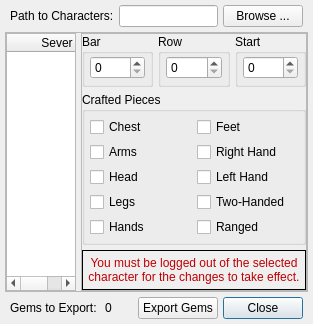
<?xml version="1.0" encoding="UTF-8"?>
<ui version="4.0">
 <class>CraftingBar</class>
 <widget class="QDialog" name="CraftingBar">
  <property name="geometry">
   <rect>
    <x>0</x>
    <y>0</y>
    <width>300</width>
    <height>301</height>
   </rect>
  </property>
  <property name="windowTitle">
   <string>Dialog</string>
  </property>
  <layout class="QVBoxLayout">
   <property name="spacing">
    <number>5</number>
   </property>
   <property name="leftMargin">
    <number>5</number>
   </property>
   <property name="topMargin">
    <number>5</number>
   </property>
   <property name="rightMargin">
    <number>5</number>
   </property>
   <property name="bottomMargin">
    <number>5</number>
   </property>
   <item>
    <layout class="QHBoxLayout">
     <property name="spacing">
      <number>5</number>
     </property>
     <property name="leftMargin">
      <number>5</number>
     </property>
     <property name="topMargin">
      <number>0</number>
     </property>
     <property name="rightMargin">
      <number>5</number>
     </property>
     <property name="bottomMargin">
      <number>0</number>
     </property>
     <item>
      <widget class="QLabel" name="CharacterPathLabel">
       <property name="text">
        <string>Path to Characters:</string>
       </property>
      </widget>
     </item>
     <item>
      <widget class="QLineEdit" name="CharacterPath"/>
     </item>
     <item>
      <widget class="QPushButton" name="BrowseButton">
       <property name="text">
        <string>Browse ...</string>
       </property>
      </widget>
     </item>
    </layout>
   </item>
   <item>
    <widget class="QFrame" name="frame">
     <property name="frameShape">
      <enum>QFrame::StyledPanel</enum>
     </property>
     <property name="frameShadow">
      <enum>QFrame::Raised</enum>
     </property>
     <layout class="QHBoxLayout">
      <property name="spacing">
       <number>5</number>
      </property>
      <property name="leftMargin">
       <number>0</number>
      </property>
      <property name="topMargin">
       <number>0</number>
      </property>
      <property name="rightMargin">
       <number>0</number>
      </property>
      <property name="bottomMargin">
       <number>0</number>
      </property>
      <item>
       <widget class="QTableWidget" name="CharacterTable">
        <property name="frameShape">
         <enum>QFrame::StyledPanel</enum>
        </property>
        <property name="frameShadow">
         <enum>QFrame::Plain</enum>
        </property>
        <property name="sizeAdjustPolicy">
         <enum>QAbstractScrollArea::AdjustIgnored</enum>
        </property>
        <property name="editTriggers">
         <set>QAbstractItemView::NoEditTriggers</set>
        </property>
        <property name="showDropIndicator" stdset="0">
         <bool>false</bool>
        </property>
        <property name="selectionMode">
         <enum>QAbstractItemView::SingleSelection</enum>
        </property>
        <property name="selectionBehavior">
         <enum>QAbstractItemView::SelectRows</enum>
        </property>
        <property name="showGrid">
         <bool>false</bool>
        </property>
        <property name="gridStyle">
         <enum>Qt::NoPen</enum>
        </property>
        <property name="sortingEnabled">
         <bool>true</bool>
        </property>
        <property name="wordWrap">
         <bool>false</bool>
        </property>
        <property name="cornerButtonEnabled">
         <bool>false</bool>
        </property>
        <attribute name="horizontalHeaderVisible">
         <bool>true</bool>
        </attribute>
        <attribute name="horizontalHeaderCascadingSectionResizes">
         <bool>false</bool>
        </attribute>
        <attribute name="horizontalHeaderDefaultSectionSize">
         <number>100</number>
        </attribute>
        <attribute name="horizontalHeaderHighlightSections">
         <bool>false</bool>
        </attribute>
        <attribute name="horizontalHeaderMinimumSectionSize">
         <number>50</number>
        </attribute>
        <attribute name="horizontalHeaderStretchLastSection">
         <bool>true</bool>
        </attribute>
        <attribute name="verticalHeaderVisible">
         <bool>false</bool>
        </attribute>
        <attribute name="verticalHeaderDefaultSectionSize">
         <number>22</number>
        </attribute>
        <attribute name="verticalHeaderHighlightSections">
         <bool>false</bool>
        </attribute>
        <attribute name="verticalHeaderMinimumSectionSize">
         <number>22</number>
        </attribute>
        <column>
         <property name="text">
          <string>Sever</string>
         </property>
        </column>
        <column>
         <property name="text">
          <string>Character</string>
         </property>
        </column>
       </widget>
      </item>
      <item>
       <widget class="QFrame" name="frame">
        <property name="frameShape">
         <enum>QFrame::StyledPanel</enum>
        </property>
        <property name="frameShadow">
         <enum>QFrame::Raised</enum>
        </property>
        <layout class="QVBoxLayout">
         <property name="spacing">
          <number>5</number>
         </property>
         <property name="leftMargin">
          <number>0</number>
         </property>
         <property name="topMargin">
          <number>0</number>
         </property>
         <property name="rightMargin">
          <number>0</number>
         </property>
         <property name="bottomMargin">
          <number>0</number>
         </property>
         <item>
          <layout class="QHBoxLayout">
           <property name="spacing">
            <number>5</number>
           </property>
           <property name="leftMargin">
            <number>0</number>
           </property>
           <property name="topMargin">
            <number>0</number>
           </property>
           <property name="rightMargin">
            <number>0</number>
           </property>
           <property name="bottomMargin">
            <number>0</number>
           </property>
           <item>
            <widget class="QGroupBox" name="groupBox">
             <property name="title">
              <string>Bar</string>
             </property>
             <layout class="QHBoxLayout">
              <property name="spacing">
               <number>5</number>
              </property>
              <property name="leftMargin">
               <number>5</number>
              </property>
              <property name="topMargin">
               <number>2</number>
              </property>
              <property name="rightMargin">
               <number>5</number>
              </property>
              <property name="bottomMargin">
               <number>5</number>
              </property>
              <item>
               <widget class="QSpinBox" name="BarSpinBox"/>
              </item>
             </layout>
            </widget>
           </item>
           <item>
            <widget class="QGroupBox" name="groupBox">
             <property name="title">
              <string>Row</string>
             </property>
             <layout class="QHBoxLayout">
              <property name="spacing">
               <number>5</number>
              </property>
              <property name="leftMargin">
               <number>5</number>
              </property>
              <property name="topMargin">
               <number>2</number>
              </property>
              <property name="rightMargin">
               <number>5</number>
              </property>
              <property name="bottomMargin">
               <number>5</number>
              </property>
              <item>
               <widget class="QSpinBox" name="RowSpinBox"/>
              </item>
             </layout>
            </widget>
           </item>
           <item>
            <widget class="QGroupBox" name="groupBox">
             <property name="title">
              <string>Start</string>
             </property>
             <layout class="QHBoxLayout">
              <property name="spacing">
               <number>5</number>
              </property>
              <property name="leftMargin">
               <number>5</number>
              </property>
              <property name="topMargin">
               <number>2</number>
              </property>
              <property name="rightMargin">
               <number>5</number>
              </property>
              <property name="bottomMargin">
               <number>5</number>
              </property>
              <item>
               <widget class="QSpinBox" name="StartSpinBox"/>
              </item>
             </layout>
            </widget>
           </item>
          </layout>
         </item>
         <item>
          <widget class="QGroupBox" name="groupBox">
           <property name="title">
            <string>Crafted Pieces</string>
           </property>
           <layout class="QGridLayout">
            <property name="leftMargin">
             <number>5</number>
            </property>
            <property name="topMargin">
             <number>5</number>
            </property>
            <property name="rightMargin">
             <number>5</number>
            </property>
            <property name="bottomMargin">
             <number>5</number>
            </property>
            <property name="spacing">
             <number>5</number>
            </property>
            <item row="1" column="0">
             <widget class="QCheckBox" name="ChestCheckBox">
              <property name="text">
               <string>Chest</string>
              </property>
             </widget>
            </item>
            <item row="3" column="0">
             <widget class="QCheckBox" name="HeadCheckBox">
              <property name="text">
               <string>Head</string>
              </property>
             </widget>
            </item>
            <item row="2" column="0">
             <widget class="QCheckBox" name="ArmsCheckBox">
              <property name="text">
               <string>Arms</string>
              </property>
             </widget>
            </item>
            <item row="5" column="0">
             <widget class="QCheckBox" name="HandsCheckBox">
              <property name="text">
               <string>Hands</string>
              </property>
             </widget>
            </item>
            <item row="4" column="0">
             <widget class="QCheckBox" name="LegsCheckBox">
              <property name="text">
               <string>Legs</string>
              </property>
             </widget>
            </item>
            <item row="1" column="1">
             <widget class="QCheckBox" name="FeetCheckBox">
              <property name="text">
               <string>Feet</string>
              </property>
             </widget>
            </item>
            <item row="2" column="1">
             <widget class="QCheckBox" name="RightHandCheckBox">
              <property name="text">
               <string>Right Hand</string>
              </property>
             </widget>
            </item>
            <item row="3" column="1">
             <widget class="QCheckBox" name="LeftHandCheckBox">
              <property name="text">
               <string>Left Hand</string>
              </property>
             </widget>
            </item>
            <item row="4" column="1">
             <widget class="QCheckBox" name="TwoHandedCheckBox">
              <property name="text">
               <string>Two-Handed</string>
              </property>
             </widget>
            </item>
            <item row="5" column="1">
             <widget class="QCheckBox" name="RangedCheckBox">
              <property name="text">
               <string>Ranged</string>
              </property>
             </widget>
            </item>
            <item row="6" column="0" colspan="2">
             <spacer>
              <property name="orientation">
               <enum>Qt::Vertical</enum>
              </property>
              <property name="sizeHint" stdset="0">
               <size>
                <width>20</width>
                <height>40</height>
               </size>
              </property>
             </spacer>
            </item>
           </layout>
          </widget>
         </item>
         <item>
          <widget class="QFrame" name="frame">
           <property name="frameShape">
            <enum>QFrame::Box</enum>
           </property>
           <layout class="QHBoxLayout">
            <property name="spacing">
             <number>5</number>
            </property>
            <property name="leftMargin">
             <number>5</number>
            </property>
            <property name="topMargin">
             <number>5</number>
            </property>
            <property name="rightMargin">
             <number>5</number>
            </property>
            <property name="bottomMargin">
             <number>5</number>
            </property>
            <item>
             <widget class="QLabel" name="WarningLabel">
              <property name="text">
               <string>&lt;html&gt;&lt;head/&gt;&lt;body&gt;&lt;p&gt;&lt;span style=&quot; color:#bf0003;&quot;&gt;You must be logged out of the selected&lt;br/&gt;character for the changes to take effect.&lt;/span&gt;&lt;/p&gt;&lt;/body&gt;&lt;/html&gt;</string>
              </property>
              <property name="alignment">
               <set>Qt::AlignCenter</set>
              </property>
              <property name="wordWrap">
               <bool>false</bool>
              </property>
             </widget>
            </item>
           </layout>
          </widget>
         </item>
        </layout>
       </widget>
      </item>
     </layout>
    </widget>
   </item>
   <item>
    <layout class="QHBoxLayout">
     <property name="spacing">
      <number>5</number>
     </property>
     <property name="leftMargin">
      <number>5</number>
     </property>
     <property name="topMargin">
      <number>0</number>
     </property>
     <property name="rightMargin">
      <number>5</number>
     </property>
     <property name="bottomMargin">
      <number>0</number>
     </property>
     <item>
      <widget class="QLabel" name="GemsExportLabel">
       <property name="text">
        <string>Gems to Export: </string>
       </property>
      </widget>
     </item>
     <item>
      <widget class="QLabel" name="GemsExport">
       <property name="text">
        <string>0</string>
       </property>
      </widget>
     </item>
     <item>
      <spacer>
       <property name="orientation">
        <enum>Qt::Horizontal</enum>
       </property>
       <property name="sizeHint" stdset="0">
        <size>
         <width>40</width>
         <height>20</height>
        </size>
       </property>
      </spacer>
     </item>
     <item>
      <widget class="QPushButton" name="ExportButton">
       <property name="text">
        <string>Export Gems</string>
       </property>
       <property name="autoDefault">
        <bool>false</bool>
       </property>
      </widget>
     </item>
     <item>
      <widget class="QPushButton" name="CloseButton">
       <property name="text">
        <string>Close</string>
       </property>
       <property name="default">
        <bool>true</bool>
       </property>
      </widget>
     </item>
    </layout>
   </item>
  </layout>
 </widget>
 <resources/>
 <connections/>
</ui>
